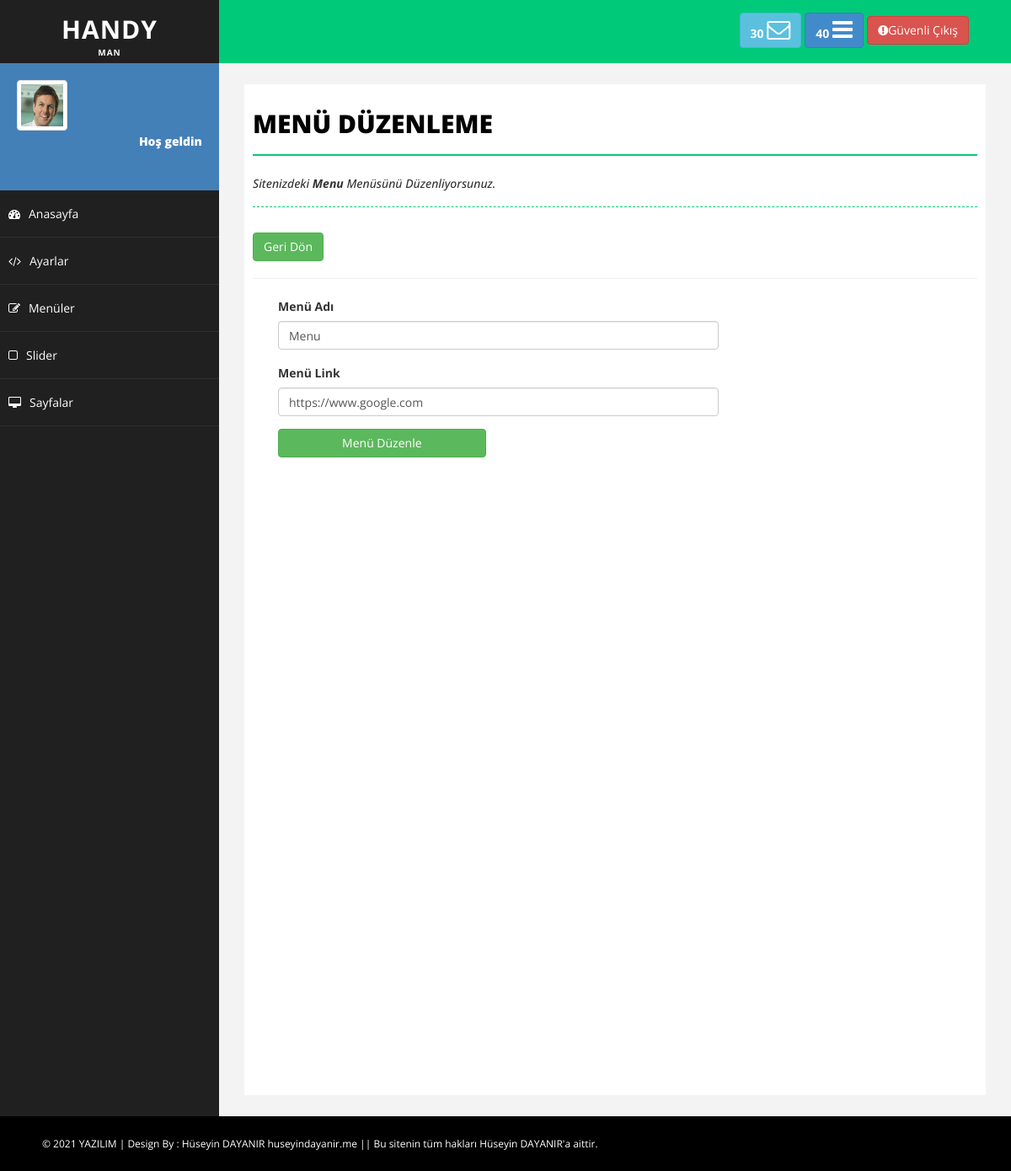
Page /admin/menuDuzenle.php?menu_id=30 on the earlier database version.
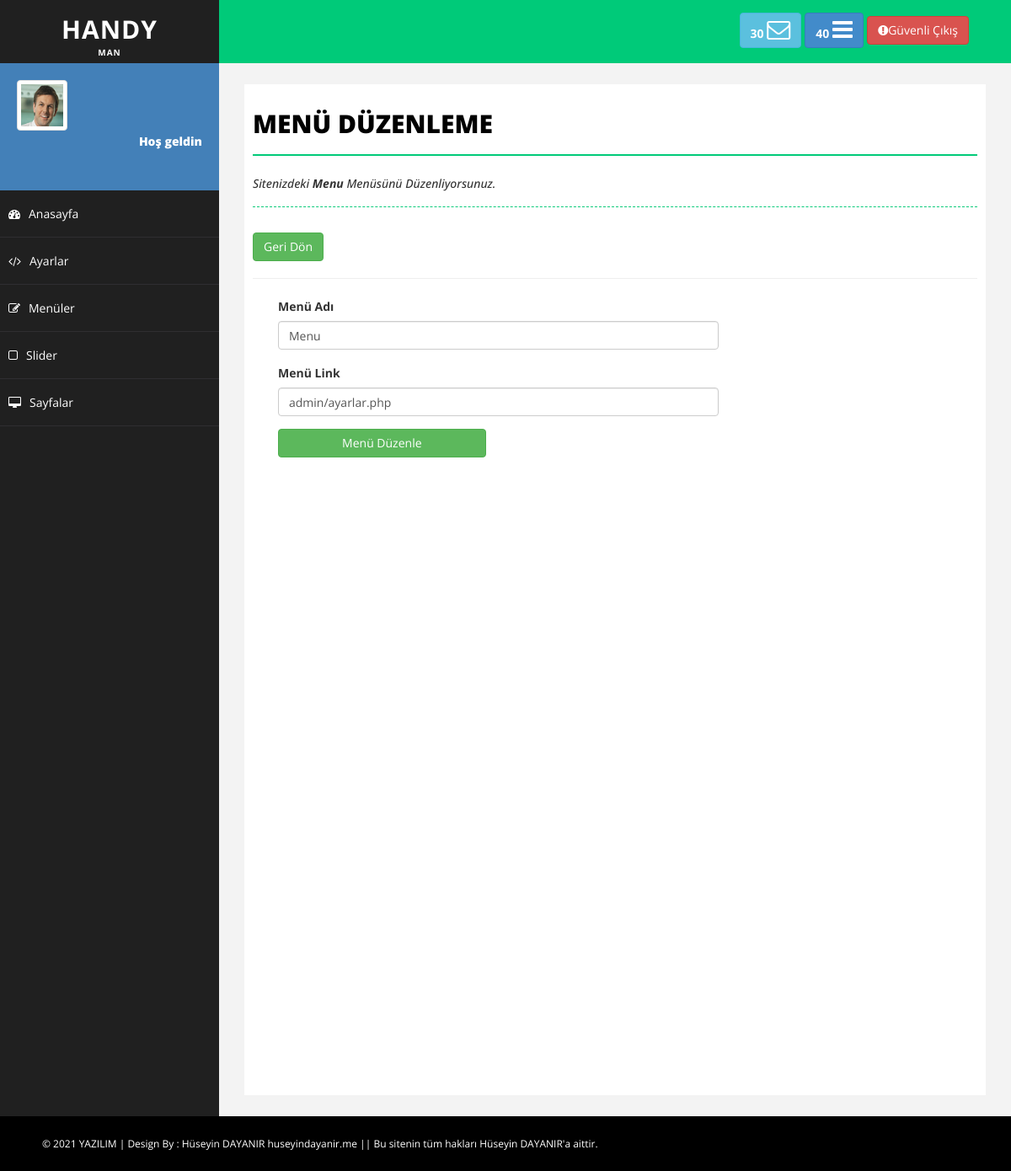
Same page on the later database version.
### tables this page shows
CREATE TABLE `menuler` (
  `menu_id` int(11) NOT NULL,
  `menu_ad` varchar(50) NOT NULL,
  `menu_link` varchar(500) NOT NULL,
  `menu_ek` varchar(50) NOT NULL
);

### admin/menuDuzenle.php (the view, shortened to what this page needs)
<?php
include 'header.php';
include 'sidebar.php';
$menu_id=$_GET['menu_id'];
$menusor =mysqli_query($baglan,"SELECT * FROM menuler where  menu_id='$menu_id'");
$menucek =mysqli_fetch_assoc($menusor) ;
?>
<div id="page-wrapper">
            <div id="page-inner">
                <div class="row">
                    <div class="col-md-12">
                        <h1 class="page-head-line">Menü Düzenleme</h1>
                        <?php
                            if(isset($_GET['durum']) == "ok"){ ?>
                                <h1 style="color:green;" class="page-subhead-line">Menü başarıyla düzenlendi.</h1>
                            <?php
                            }
                            else if(isset($_GET['durum']) =="no"){ ?>
                                <h1 style="color:red;"class="page-subhead-line">Menü düzenlenemedi.</h1>
                            <?php
                            }
                            else {?>
                                <h1 class="page-subhead-line">Sitenizdeki <b><?php echo $menucek['menu_ad']?></b> Menüsünü Düzenliyorsunuz.</h1>
                            <?php } ?>
                            <a href="menuler.php?durum"><button class="btn btn-success">Geri Dön</button></a>
                            <hr>
                    </div>
                </div>
                <form action="netting/islem.php" method ="POST">
                <div class="col-md-12">
                    <div class="form-group col-md-8">
                        <label>Menü Adı </label>
                        <input class="form-control" type="text" name ="menu_ad" value="<?php echo $menucek['menu_ad']?>">
                    </div>
                </div>
                <div class="col-md-12">
                    <div class="form-group col-md-8">
                        <label>Menü Link </label>
                        <input class="form-control" type="text" name ="menu_link" value="<?php echo $menucek['menu_link']?>">
                    </div>
                </div>
                <div class="col-md-12">
                    <div class="form-group col-md-4" >
                        <input style="width:100%"  class="btn btn-success" type="submit" name ="menuDuzenle" value="Menü Düzenle">
                    </div>
                </div>
                </form>
            </div>
        </div>
<?php include 'footer.php' ?>

Differences in the rows shown:
changed menuler "Menu": menu_link "https://www.google.com" → "admin/ayarlar.php"
